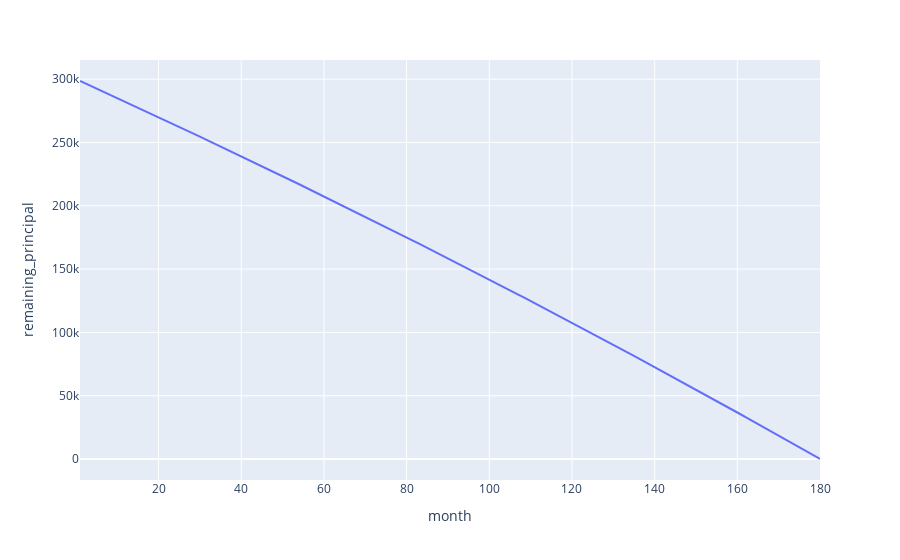

Notebook code for this chart:
### Code cell
# create a line graph with x axis as month and y axis as remaining principal
fig_remining_principal = px.line(data, x='month', y='remaining_principal')
fig_remining_principal

### Figure 1 — Plotly figure (JSON) as saved in the notebook; plotly's stock layout.template omitted (floating-point values rounded to 4 significant figures; data arrays with more than 128 entries replaced by an {"elided": "..."} marker saying what was removed)
{"data": [{"hovertemplate": "month=%{x}<br>remaining_principal=%{y}<extra></extra>", "legendgroup": "", "line": {"color": "#636efa", "dash": "solid"}, "marker": {"symbol": "circle"}, "mode": "lines", "name": "", "orientation": "v", "showlegend": false, "type": "scatter", "x": {"elided": "180 int values"}, "xaxis": "x", "y": {"elided": "180 float values"}, "yaxis": "y"}], "layout": {"legend": {"tracegroupgap": 0}, "margin": {"t": 60}, "xaxis": {"anchor": "y", "domain": [0, 1], "title": {"text": "month"}}, "yaxis": {"anchor": "x", "domain": [0, 1], "title": {"text": "remaining_principal"}}}}
